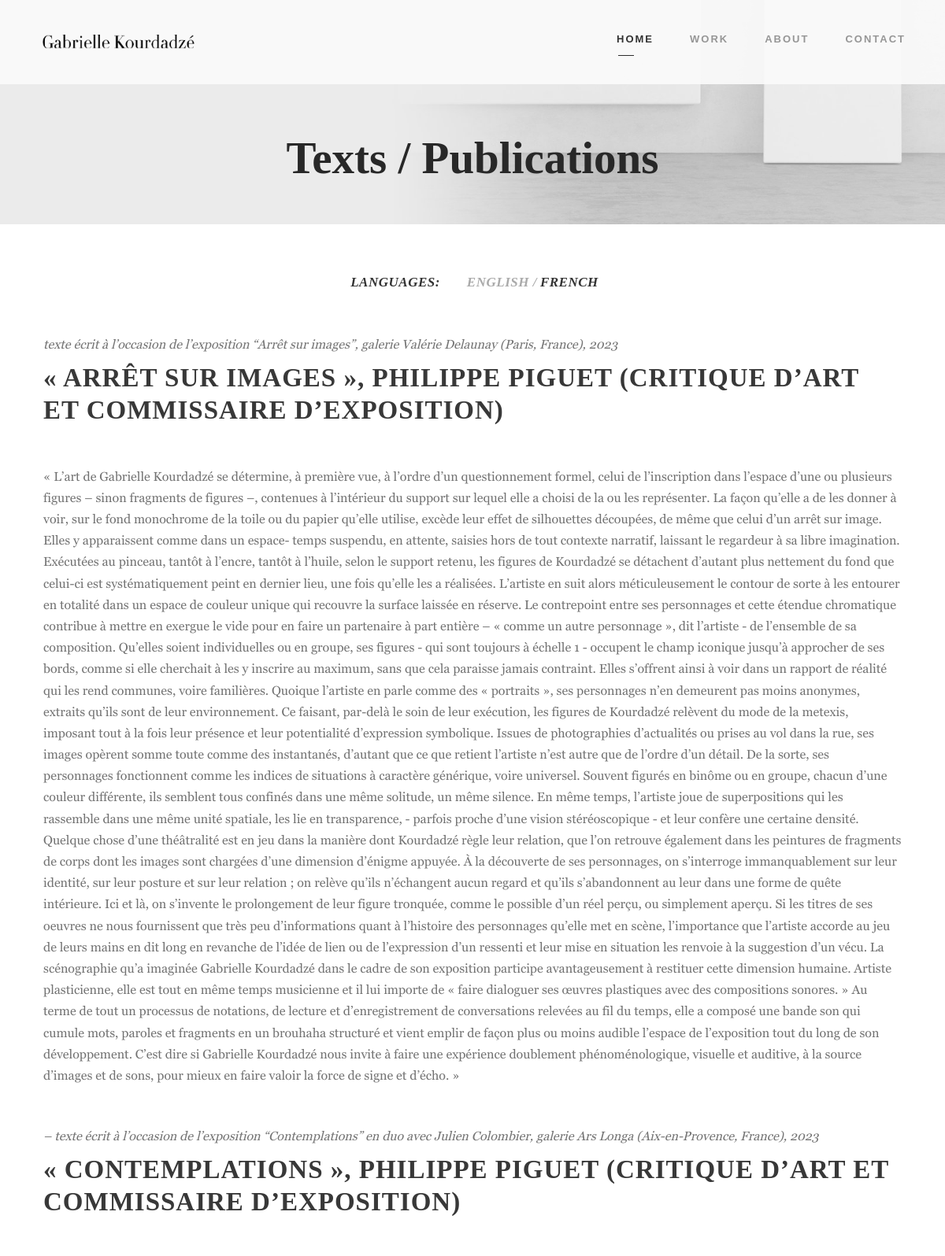
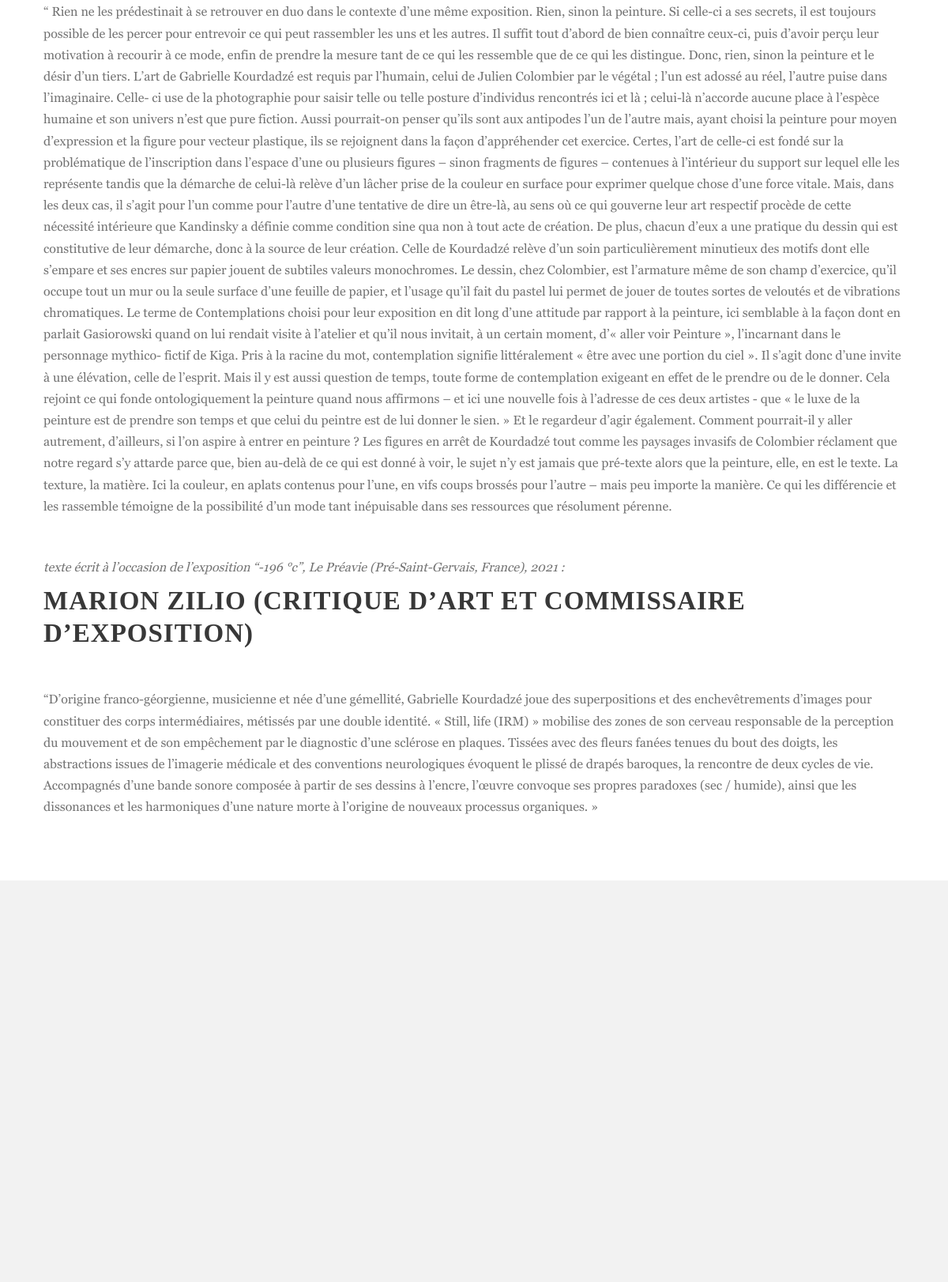
Page /texts-publications-fr/ on the committed database (2 pictures, top to bottom).
### gallery/models.py (models this page shows, shortened)
class TextsPublications(models.Model):
    title_en = models.CharField(max_length=500)
    title_fr = models.CharField(max_length=500)
    subtitle_en = models.CharField(max_length=500)
    subtitle_fr = models.CharField(max_length=500)
    publication_en = models.TextField()
    publication_fr = models.TextField()

### gallery/views.py (the view)
# urls.py: path('texts-publications-fr/', views.texts_publications_fr, name='texts_publications_fr'),
def texts_publications_fr(request):
    texts_publications = TextsPublications.objects.all()
    return render(request, 'gallery/texts-publications-fr.html', {'texts_publications': texts_publications})

### gallery/templates/gallery/texts-publications-fr.html (shortened to what this page needs)
{% load static %}
{% include 'gallery/nav.html' %}
            <div class="kleanity-page-title-wrap  kleanity-style-medium kleanity-center-align">
                <div class="kleanity-header-transparent-substitute"></div>
                <div class="kleanity-page-title-overlay"></div>
                <div class="kleanity-page-title-container kleanity-container">
                    <div class="kleanity-page-title-content kleanity-item-pdlr">
                        <h1 class="kleanity-page-title">Texts / Publications</h1>
                    </div>
                </div>
            </div>
            <div class="kleanity-page-wrapper" id="kleanity-page-wrapper">
                <div class="gdlr-core-page-builder-body">
                    <div class="gdlr-core-pbf-wrapper ">
                        <div class="gdlr-core-pbf-wrapper-content gdlr-core-js ">
                            <div class="filter1 gdlr-core-filterer-wrap gdlr-core-js  gdlr-core-item-pdlr gdlr-core-style-text gdlr-core-center-align clearfix">
                                <ul class="filter-list">
                                    <li class="active">
                                        <a style="font-size: 17px; color: #333333;">Languages:</a> <span class="kleanity-separater"></span>
                                    </li>
                                    <li>
                                        <a href="{% url 'texts_publications_en' %}" style="font-size: 17px;">English /</a>
                                    </li>
                                    <li>
                                        <a href="{% url 'texts_publications_fr' %}" style="font-size: 17px; color: #333333;">French</a> <span class="kleanity-separater"></span>
                                    </li>
                                </ul>
                            </div>
                            {% for text in texts_publications %}
                            <div class="gdlr-core-pbf-wrapper-container clearfix gdlr-core-container">
                                <div class="gdlr-core-pbf-element">
                                    <div class="gdlr-core-title-item gdlr-core-item-pdb clearfix  gdlr-core-left-align gdlr-core-title-item-caption-top gdlr-core-item-pdlr" style="padding-bottom: 50px;"><span class="gdlr-core-title-item-caption gdlr-core-info-font gdlr-core-skin-caption">{{ text.subtitle_fr }}</span>
                                        <div class="gdlr-core-title-item-title-wrap ">
                                            <h2 class="gdlr-core-title-item-title gdlr-core-skin-title " style="font-size: 33px;">{{ text.title_fr }}</h3>
                                        </div>
                                    </div>
                                </div>
                                <div class="gdlr-core-pbf-element">
                                    <div class="gdlr-core-text-box-item gdlr-core-item-pdlr gdlr-core-item-pdb gdlr-core-left-align">
                                        <div class="gdlr-core-text-box-item-content">
                                            <p>{{ text.publication_fr }}</p>
                                        </div>
                                    </div>
                                </div>
                            </div>
                            {% endfor %}
                        </div>
                    </div>
                </div>
            </div>
<div class="gdlr-core-pbf-wrapper " style="padding: 95px 0px 45px 0px;">
    <div class="gdlr-core-pbf-background-wrap" style="background-color: #f2f2f2 ;"></div>
</div>
        </div>
    </div>
{% include 'gallery/footer.html' %}

### static/css/kleanity-style-custom.css (style rules this page uses)
.kleanity-body h1, .kleanity-body h2, .kleanity-body h3, .kleanity-body h4, .kleanity-body h5, .kleanity-body h6 { margin-top: 0px; margin-bottom: 20px; line-height: 1.2; font-weight: 700; }
.gdlr-core-filterer-wrap.gdlr-core-style-text { font-size: 16px; font-weight: normal; text-transform: none; font-style: italic; }
.kleanity-item-pdlr, .gdlr-core-item-pdlr { padding-left: 20px; padding-right: 20px; }
.kleanity-container, .gdlr-core-container, body.kleanity-boxed .kleanity-body-wrapper, body.kleanity-boxed .kleanity-fixed-footer .kleanity-footer-wrapper, body.kleanity-boxed .kleanity-fixed-footer .kleanity-copyright-wrapper { max-width: 1280px; }
.kleanity-body-front .gdlr-core-container, .kleanity-body-front .kleanity-container { padding-left: 35px; padding-right: 35px; }
.kleanity-page-title-wrap .kleanity-page-title { text-transform: default; }
.kleanity-page-title-wrap .kleanity-page-title-overlay { opacity: 0.04; }
.kleanity-body h1, .kleanity-body h2, .kleanity-body h3, .kleanity-body h4, .kleanity-body h5, .kleanity-body h6, .kleanity-body .kleanity-title-font,.kleanity-body .gdlr-core-title-font { font-family: ArcaMojora; }
.kleanity-body, .kleanity-body .gdlr-core-content-font, .kleanity-body input, .kleanity-body textarea, .kleanity-body button, .kleanity-body select, .kleanity-body .kleanity-content-font, .gdlr-core-audio .mejs-container * { font-family: "Lora", serif; }
.kleanity-body .gdlr-core-info-font, .kleanity-body .kleanity-info-font { font-family: "Lora", serif; }
.kleanity-body h1 { font-size: 52px; }
.kleanity-body h2, #poststuff .gdlr-core-page-builder-body h2 { font-size: 48px; }
.kleanity-body { font-size: 16px; }
.kleanity-body, .kleanity-body p, .kleanity-line-height, .gdlr-core-line-height { line-height: 1.7; }
.kleanity-page-title-wrap .kleanity-page-title { color: #282828; }
.kleanity-page-title-wrap .kleanity-page-title-overlay { background-color: #2d2d2d; }
.kleanity-body, .kleanity-body span.wpcf7-not-valid-tip { color: #727272; }
.kleanity-body h1, .kleanity-body h2, .kleanity-body h3, .kleanity-body h4, .kleanity-body h5, .kleanity-body h6 { color: #383838; }
.kleanity-body a { color: #545454; }
.gdlr-core-filterer-wrap.gdlr-core-style-text a, .gdlr-core-filterer-wrap.gdlr-core-style-text span { color: #aaaaaa; }
.gdlr-core-title-item .gdlr-core-title-item-title, .gdlr-core-title-item .gdlr-core-title-item-title a { color: #383838; }
.gdlr-core-title-item .gdlr-core-title-item-caption { color: #747474; }

### rows in the picture
TextsPublications: subtitle_fr "texte écrit à l’occasion de l’exposition “Arrêt sur images”, galerie Valérie Delaunay (Paris, France), 2023", title_fr "« ARRÊT SUR IMAGES », PHILIPPE PIGUET (CRITIQUE D’ART ET COMMISSAIRE D’EXPOSITION)", publication_fr "« L’art de Gabrielle Kourdadzé se détermine, à première vue, à l’ordre d’un questionnement formel, celui de l’inscription dans l’espace d’une ou plusieurs figures – sinon fragments de figures –, contenues à l’intérieur du support sur lequel elle a choisi de la ou les représenter. La façon qu’elle a de les donner à voir, sur le fond monochrome de la toile ou du papier qu’elle utilise, excède leur effet de silhouettes découpées, de même que celui d’un arrêt sur image. Elles y apparaissent comme dans un espace- temps suspendu, en attente, saisies hors de tout contexte narratif, laissant le regardeur à sa libre imagination. Exécutées au pinceau, tantôt à l’encre, tantôt à l’huile, selon le…"
TextsPublications: subtitle_fr "– texte écrit à l’occasion de l’exposition “Contemplations” en duo avec Julien Colombier, galerie Ars Longa (Aix-en-Provence, France), 2023", title_fr "« CONTEMPLATIONS », PHILIPPE PIGUET (CRITIQUE D’ART ET COMMISSAIRE D’EXPOSITION)", publication_fr "“ Rien ne les prédestinait à se retrouver en duo dans le contexte d’une même exposition. Rien, sinon la peinture. Si celle-ci a ses secrets, il est toujours possible de les percer pour entrevoir ce qui peut rassembler les uns et les autres. Il suffit tout d’abord de bien connaître ceux-ci, puis d’avoir perçu leur motivation à recourir à ce mode, enfin de prendre la mesure tant de ce qui les ressemble que de ce qui les distingue. Donc, rien, sinon la peinture et le désir d’un tiers. L’art de Gabrielle Kourdadzé est requis par l’humain, celui de Julien Colombier par le végétal ; l’un est adossé au réel, l’autre puise dans l’imaginaire. Celle- ci use de la photographie pour saisir telle ou…"
TextsPublications: subtitle_fr "texte écrit à l’occasion de l’exposition “-196 °c”, Le Préavie (Pré-Saint-Gervais, France), 2021 :", title_fr "MARION ZILIO (CRITIQUE D’ART ET COMMISSAIRE D’EXPOSITION)", publication_fr "“D’origine franco-géorgienne, musicienne et née d’une gémellité, Gabrielle Kourdadzé joue des superpositions et des enchevêtrements d’images pour constituer des corps intermédiaires, métissés par une double identité. « Still, life (IRM) » mobilise des zones de son cerveau responsable de la perception du mouvement et de son empêchement par le diagnostic d’une sclérose en plaques. Tissées avec des fleurs fanées tenues du bout des doigts, les abstractions issues de l’imagerie médicale et des conventions neurologiques évoquent le plissé de drapés baroques, la rencontre de deux cycles de vie. Accompagnés d’une bande sonore composée à partir de ses dessins à l’encre, l’œuvre convoque ses propres…"
